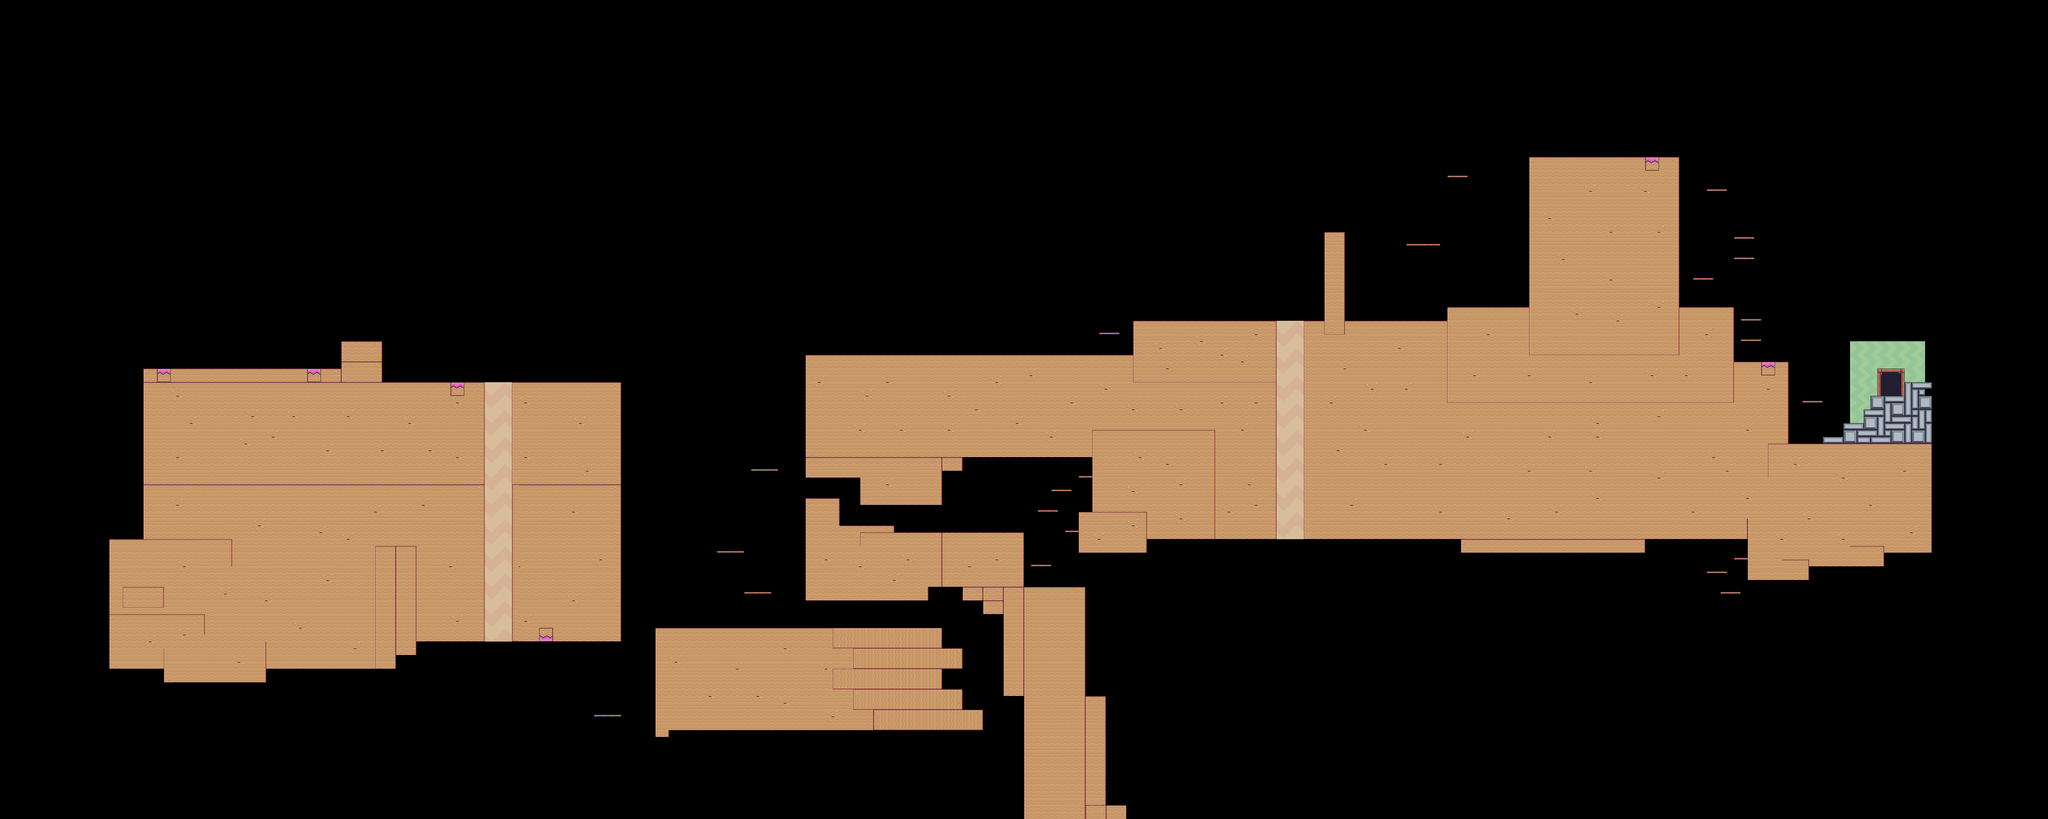

This is a level from a 2D game, rendered from its Tiled map with the project's own tilesets. A one-line summary and the map file follow, with tile-layer data summarised:
An orthogonal 300x120 tile map with 16x16 px tiles, 2 tile layers (Plataforma, Clues), 5 tilesets and 78 objects.

<map version="1.0" orientation="orthogonal" renderorder="right-down" width="300" height="120" tilewidth="16" tileheight="16" nextobjectid="451">
 <tileset firstgid="1" name="Tiles_Sand_Mud_Ice_16" tilewidth="16" tileheight="16" tilecount="55" columns="11">
  <image source="Tiles_Sand_Mud_Ice_16.png" width="176" height="80" />
  <terraintypes>
   <terrain name="Void" tile="-1" />
   <terrain name="Sand" tile="-1" />
   <terrain name="Mud" tile="-1" />
   <terrain name="Ice" tile="-1" />
  </terraintypes>
  <tile id="0" terrain="0,0,0,1" />
  <tile id="1" terrain="0,0,1,1" />
  <tile id="2" terrain="0,0,1,0" />
  <tile id="4" terrain="0,0,0,2" />
  <tile id="5" terrain="0,0,2,2" />
  <tile id="6" terrain="0,0,2,0" />
  <tile id="8" terrain="0,0,0,3" />
  <tile id="9" terrain="0,0,3,3" />
  <tile id="10" terrain="0,0,3,0" />
  <tile id="11" terrain="0,1,0,1" />
  <tile id="12" terrain="1,1,1,1" />
  <tile id="13" terrain="1,0,1,0" />
  <tile id="15" terrain="0,2,0,2" />
  <tile id="16" terrain="2,2,2,2" />
  <tile id="17" terrain="2,0,2,0" />
  <tile id="19" terrain="0,3,0,3" />
  <tile id="20" terrain="3,3,3,3" />
  <tile id="21" terrain="3,0,3,0" />
  <tile id="22" terrain="0,1,0,0" />
  <tile id="23" terrain="1,1,0,0" />
  <tile id="24" terrain="1,0,0,0" />
  <tile id="26" terrain="0,2,0,0" />
  <tile id="27" terrain="2,2,0,0" />
  <tile id="28" terrain="2,0,0,0" />
  <tile id="30" terrain="0,3,0,0" />
  <tile id="31" terrain="3,3,0,0" />
  <tile id="32" terrain="3,0,0,0" />
  <tile id="50" terrain="0,0,0,0" />
 </tileset>
 <tileset firstgid="56" name="Terrain_16" tilewidth="16" tileheight="16" tilecount="242" columns="22">
  <image source="Terrain_16.png" width="352" height="176" />
 </tileset>
 <tileset firstgid="298" name="Background_Brown" tilewidth="16" tileheight="16" tilecount="16" columns="4">
  <image source="Background_Brown.png" width="64" height="64" />
 </tileset>
 <tileset firstgid="314" name="Background_Green" tilewidth="16" tileheight="16" tilecount="16" columns="4">
  <image source="Background_Green.png" width="64" height="64" />
 </tileset>
 <tileset firstgid="330" name="Background_Yellow" tilewidth="16" tileheight="16" tilecount="16" columns="4">
  <image source="Background_Yellow.png" width="64" height="64" />
 </tileset>
 <layer name="Plataforma" width="300" height="120" offsetx="-16" offsety="0">
  <data>[36000 cells, 9779 non-empty, 54 distinct tile ids]</data>
 </layer>
 <layer name="Clues" width="300" height="120">
  <data>[36000 cells, 24 non-empty, 4 distinct tile ids]</data>
 </layer>
 <objectgroup color="#55aaff" name="Platform_col">
  <object id="378" x="4224" y="939.333" width="48" height="4.33333" />
  <object id="379" x="4079.82" y="747.091" width="48.1818" height="5.09091" />
  <object id="380" x="4079.82" y="794.909" width="48.3636" height="5.27273" />
  <object id="381" x="3968" y="650.727" width="47.8182" height="5.45455" />
  <object id="382" x="4063.82" y="603.091" width="48" height="4.90909" />
  <object id="383" x="4064" y="554.909" width="48" height="5.27273" />
  <object id="384" x="3999.64" y="442.909" width="48.7273" height="5.09091" />
  <object id="385" x="3391.82" y="411.273" width="48" height="4.90909" />
  <object id="386" x="3295.75" y="570.75" width="80.25" height="5.5" />
  <object id="387" x="2576" y="779.5" width="48" height="4.5" />
  <object id="388" x="1679.5" y="1290.5" width="65.5" height="6" />
  <object id="389" x="1743.5" y="1386.5" width="64.5" height="5.5" />
  <object id="390" x="1392" y="1674" width="64" height="6.5" />
  <object id="391" x="2497" y="1243" width="45.5" height="4.5" />
  <object id="392" x="2431" y="1194" width="49.5" height="6" />
  <object id="393" x="2464" y="1147" width="47.5" height="5.5" />
  <object id="394" x="2529" y="1115.5" width="46" height="4.5" />
  <object id="395" x="2415.5" y="1323.5" width="48" height="5" />
  <object id="396" x="1760" y="1099" width="64" height="5.5" />
  <object id="397" x="4064" y="1306.91" width="47.6364" height="4.90909" />
  <object id="398" x="3999.64" y="1338.73" width="48.5455" height="5.45455" />
  <object id="399" x="4031.82" y="1386.91" width="48.9091" height="5.45455" />
 </objectgroup>
 <objectgroup color="#989898" name="Wall_col">
  <object id="400" x="4463.38" y="895.928" width="63.9583" height="15.4058" />
  <object id="401" x="4383.92" y="928.25" width="144.023" height="367.568" />
  <object id="402" x="4463.38" y="897.125" width="48.75" height="43.5" />
  <object id="403" x="4368" y="960" width="50" height="47.25" />
  <object id="404" x="4320" y="992" width="64.25" height="63.25" />
  <object id="405" x="4272.25" y="1024" width="63.25" height="31.75" />
  <object id="406" x="4223.25" y="1280.25" width="192.25" height="47.5" />
  <object id="407" x="4095.77" y="1231.5" width="144.386" height="128.5" />
  <object id="408" x="3839.75" y="1247.5" width="272" height="16.25" />
  <object id="409" x="3424.25" y="1247.75" width="431.5" height="48" />
  <object id="410" x="3056.25" y="752" width="383.5" height="511.75" />
  <object id="411" x="3104" y="543.5" width="47.5" height="239" />
  <object id="412" x="3392" y="720" width="208.25" height="47.75" />
  <object id="413" x="3583.33" y="367.333" width="352" height="462.667" />
  <object id="414" x="3920" y="720" width="143.333" height="223.333" />
  <object id="415" x="4047.33" y="848" width="144.667" height="208" />
  <object id="416" x="4144.33" y="1039.88" width="174.667" height="16.7879" />
  <object id="417" x="800" y="800" width="96.25" height="110" />
  <object id="418" x="336" y="863" width="479" height="414" />
  <object id="419" x="255.75" y="1263.75" width="144.25" height="303.75" />
  <object id="420" x="383.75" y="1538" width="240.25" height="61.5" />
  <object id="421" x="609" y="1518" width="319" height="49.75" />
  <object id="422" x="912" y="1487" width="64" height="48.75" />
  <object id="423" x="880" y="896" width="256" height="608" />
  <object id="424" x="1200" y="895.25" width="256.25" height="608.75" />
  <object id="426" x="1536" y="1484" width="32" height="244" />
  <object id="427" x="1536" y="1471.25" width="672.25" height="240.25" />
  <object id="428" x="2193" y="1615.5" width="63.25" height="61.5" />
  <object id="429" x="2184" y="1663.75" width="120" height="48" />
  <object id="430" x="2161" y="1519.5" width="95" height="48.25" />
  <object id="431" x="1887.75" y="1168" width="80.5" height="239.75" />
  <object id="432" x="1951.75" y="1231.5" width="144.5" height="32.75" />
  <object id="433" x="1894" y="1357" width="281.75" height="50.75" />
  <object id="434" x="1957" y="1247.5" width="443" height="128.25" />
  <object id="435" x="1888" y="832" width="785" height="239" />
  <object id="436" x="1888" y="1056" width="143" height="64" />
  <object id="437" x="2016" y="1054" width="192" height="130" />
  <object id="438" x="2191" y="1057" width="65" height="47.25" />
  <object id="439" x="2656.25" y="752.25" width="336" height="511.75" />
  <object id="440" x="2528" y="1199.75" width="160" height="96.25" />
  <object id="441" x="2559.75" y="1057" width="112.25" height="157" />
  <object id="442" x="2255.75" y="1376.5" width="287.5" height="31.25" />
  <object id="443" x="2304" y="1391" width="66" height="49" />
  <object id="444" x="2351.75" y="1392" width="65.25" height="240" />
  <object id="445" x="2399.75" y="1376.25" width="144" height="554.75" />
  <object id="446" x="2528" y="1631.75" width="63.5" height="298.25" />
  <object id="447" x="2573" y="1887.75" width="67.25" height="38.25" />
 </objectgroup>
 <objectgroup color="#00ff00" name="Salida">
  <!-- 1 objects omitted --></objectgroup>
 <objectgroup color="#aa0000" name="Muerte_limites">
  <!-- 4 objects omitted --></objectgroup>
 <objectgroup name="Gravedad">
  <!-- 2 objects omitted --></objectgroup>
 <objectgroup color="#ff5500" name="Checkpoint">
  <!-- 2 objects omitted --></objectgroup>
</map>
<!-- 9 of 78 objects omitted -->
